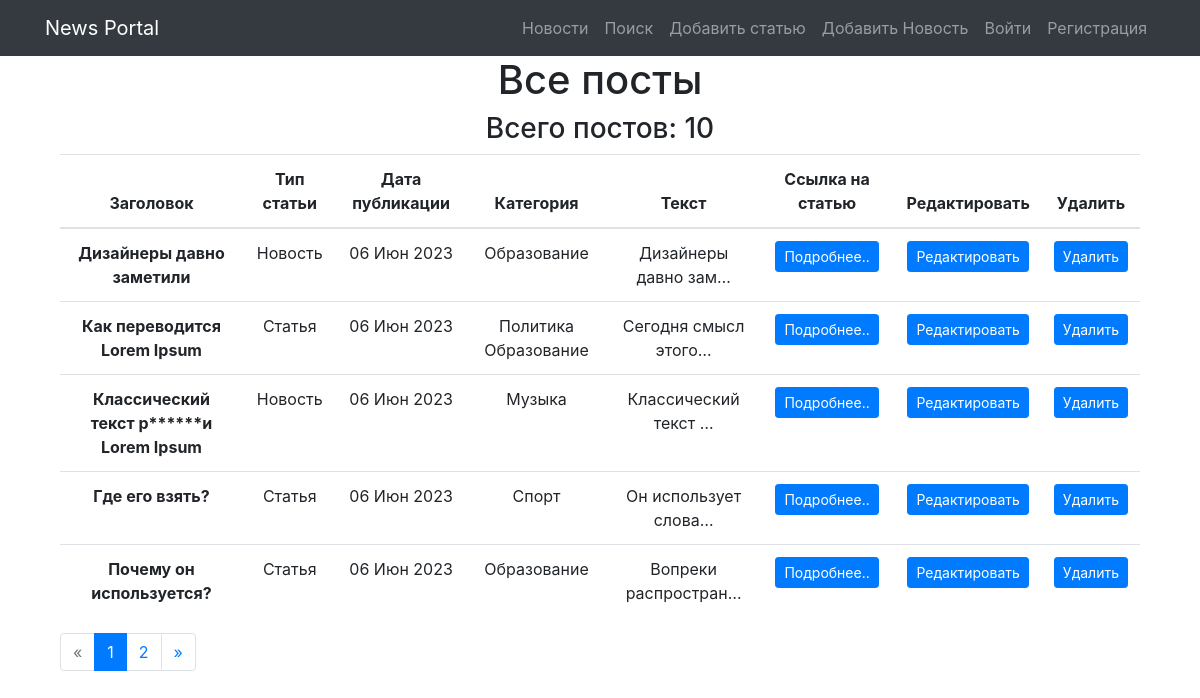
The app's page /, older data.
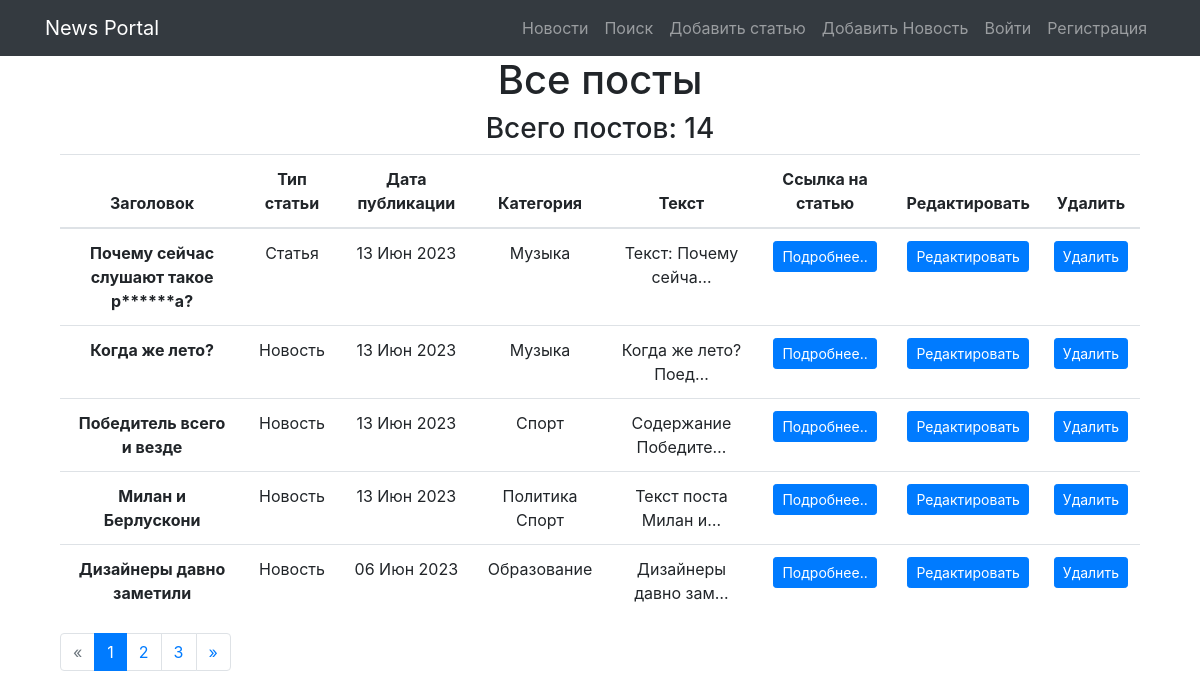
The same page, newer data.
### news/models.py (models this page shows, shortened)
class Post(models.Model):
    class Meta:
        verbose_name = 'Пост'
        verbose_name_plural = 'Посты'
    ARTICLE = 'article'
    NEWS = 'news'
    POST_TYPES = [
        (ARTICLE, 'Статья'),
        (NEWS, 'Новость'),
    ]
    author = models.ForeignKey(Author, verbose_name='Автор', on_delete=models.CASCADE)
    post_type = models.CharField(max_length=10, verbose_name='тип поста', choices=POST_TYPES)
    created_at = models.DateTimeField(auto_now_add=True)
    category = models.ManyToManyField(Category, verbose_name='Категория', through='PostCategory')
    title = models.CharField(max_length=200, verbose_name='Заголовок')
    text = models.TextField(verbose_name='Содержание')
    rating = models.IntegerField(default=0, verbose_name='Рейтинг')

class Category(models.Model):
    class Meta:
        verbose_name = 'Категория'
        verbose_name_plural = 'Категории'
    name_category = models.CharField(max_length=150, unique=True)

### news/views.py (the view)
# urls.py: path('', PostsListView.as_view(), name='posts_list'),
class PostsListView(ListView):
    model = Post
    template_name = 'news/posts_list.html'
    context_object_name = 'posts'
    ordering = ['-created_at']
    paginate_by = 5

### news/templatetags/custom_filters.py (called while the page is built)
@register.filter()
def censor(post_text: str):
    if not isinstance(post_text, str):
        raise ValueError('Можно применить только к строке!')  # Если строка, то в ней уже ищем плохие слова
    if 'редиск' or 'баран' in post_text:
        text = post_text.replace('редиск', 'р******')
        text = text.replace('баран', 'б****')
        return text

### templates/news/posts_list.html (shortened to what this page needs)
{% extends 'flatpages/default.html' %}
{% load static %}
{% load custom_filters %}
{% block content %}
<div class="col-lg-12 text-center" xmlns="http://www.w3.org/1999/html">
    <h1>Все посты</h1>
    <h3>Всего постов: {{ paginator.count }}</h3>
    <table class="table">
        <thead>
        <tr>
            <th scope="col">Заголовок</th>
            <th scope="col">Тип статьи</th>
            <th scope="col">Дата публикации</th>
            <th scope="col">Категория</th>
            <th scope="col">Текст</th>
            <th scope="col">Ссылка на статью</th>
            <th scope="col">Редактировать</th>
            <th scope="col">Удалить</th>
        </tr>
        </thead>
        <tbody>
        {% for post in posts %}
        <tr>
            <th scope="row">{{ post.title|censor }}</th>
            {% if post.post_type == 'article' %}
                <td>Статья</td>
            {% else %}
                <td>Новость</td>
            {% endif %}
            <td>{{ post.created_at | date:'d M Y' }}</td>
            <td>
                {% for category in post.category.all %}
                    {{ category.name_category }}
                {% endfor %}
            </td>
            <td>{{ post.text | truncatechars:20|censor }}</td>
            <td><a class="btn btn-primary btn-sm" href="{% url 'post_detail' post.pk %}">Подробнее..</a></td>
            <td><a class="btn btn-primary btn-sm" href="{% url 'post_update' post.pk %}">Редактировать</a></td>
            <td><a class="btn btn-primary btn-sm" href="{% url 'post_delete' post.pk %}">Удалить</a></td>
        </tr>
        {% endfor %}
        </tbody>
    </table>
{% include "flatpages/pagination.html" %}
</div>
{% endblock %}

Row changes from the older to the newer data that the page shows:
no longer on this page (row unchanged): Post: title|censor "Как переводится Lorem Ipsum", post_type "Статья", created_at "06 Июн 2023", text|censor "Сегодня смысл этого…", Category (name_category "Политика"), Category (name_category "Образование")
no longer on this page (row unchanged): Post: title|censor "Классический текст р******и Lorem Ipsum", post_type "Новость", created_at "06 Июн 2023", text|censor "Классический текст …", Category (name_category "Музыка")
no longer on this page (row unchanged): Post: title|censor "Где его взять?", post_type "Статья", created_at "06 Июн 2023", text|censor "Он использует слова…", Category (name_category "Спорт")
no longer on this page (row unchanged): Post: title|censor "Почему он используется?", post_type "Статья", created_at "06 Июн 2023", text|censor "Вопреки распростран…", Category (name_category "Образование")
added Post: title|censor "Почему сейчас слушают такое р******а?", post_type "Статья", created_at "13 Июн 2023", text|censor "Текст: Почему сейча…", Category (name_category "Музыка")
added Post: title|censor "Когда же лето?", post_type "Новость", created_at "13 Июн 2023", text|censor "Когда же лето? Поед…", Category (name_category "Музыка")
added Post: title|censor "Победитель всего и везде", post_type "Новость", created_at "13 Июн 2023", text|censor "Содержание Победите…", Category (name_category "Спорт")
added Post: title|censor "Милан и Берлускони", post_type "Новость", created_at "13 Июн 2023", text|censor "Текст поста Милан и…", Category (name_category "Политика"), Category (name_category "Спорт")
Text that changed along with them:
{{ paginator.count }}: "10" → "14"
new list line: "3"
